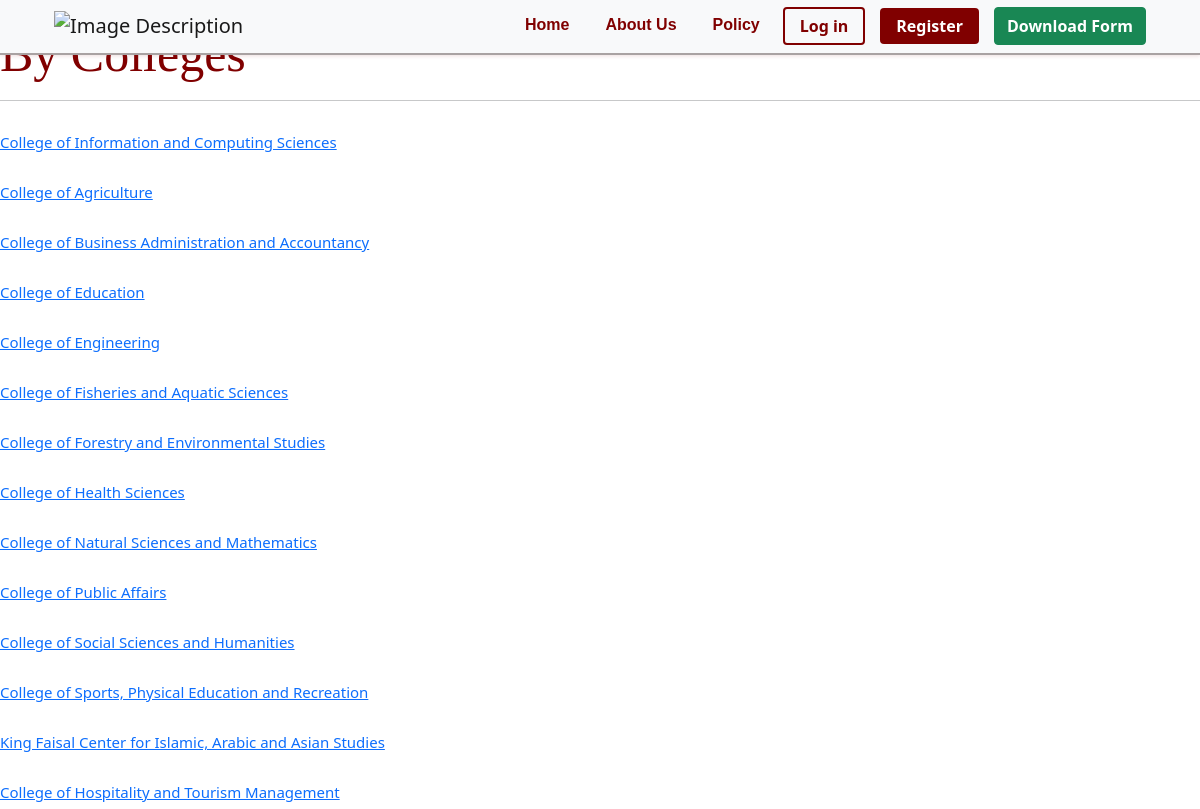
The page /CollegePage/ on the database its author committed.
### core/models.py (models this page shows, shortened)
class College(models.Model):
    name=models.CharField(max_length=150)

### core/views.py (the view)
# urls.py: path('CollegePage/', views.CollegePage, name='CollegePage'),
def CollegePage(request):
    topics = College.objects.filter()
    context ={
        'topics' : topics
    }
    return render(request,'CollegePage.html',context)

### core/templates/CollegePage.html (shortened to what this page needs)
{% extends "master.html" %}
{% block content %}
<a href="{% url 'room' %}"><span>Back </span></a>
<h5>By Colleges</h5>
<hr>
{% for topic in topics %}
<div><a href=" {% url 'room' %}?q={{topic.name}}"><h4>{{topic.name}}</h4></a></div>
{% endfor%}
{% endblock%}

### static_files/css/styles.css (style rules this page uses)
body { background-color: #f8f9fa; }

### MAIN/templates/master.html (style rules this page uses)
h4 { margin-top: 2rem; font-size: 15px; }
h5 { font-size: 25px; color: maroon; font-family: Copperplate, Fantasy; font-size: 50px; }

### rows shown on the page
College: name "College of Information and Computing Sciences"
College: name "College of Agriculture"
College: name "College of Business Administration and Accountancy"
College: name "College of Education"
College: name "College of Engineering"
College: name "College of Fisheries and Aquatic Sciences"
College: name "College of Forestry and Environmental Studies"
College: name "College of Health Sciences"
College: name "College of Natural Sciences and Mathematics"
College: name "College of Public Affairs"
College: name "College of Social Sciences and Humanities"
College: name "College of Sports, Physical Education and Recreation"
College: name "King Faisal Center for Islamic, Arabic and Asian Studies"
College: name "College of Hospitality and Tourism Management"
